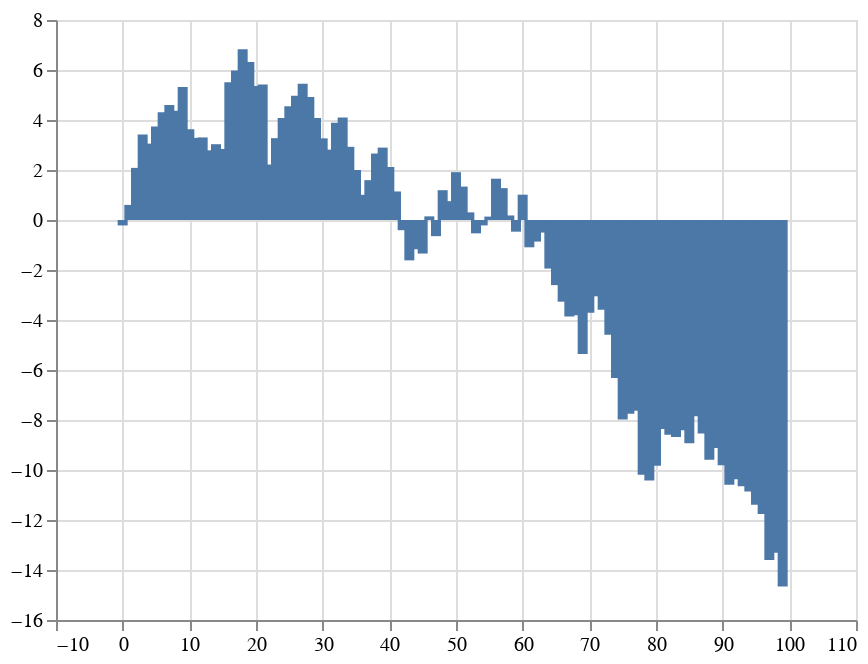

The cell this chart's notebook holds for it:
### Code cell
data.plot(kind='bar')

### Figure 1 — Vega-Lite specification as saved in the notebook (floating-point values rounded to 4 significant figures)
{"$schema": "https://vega.github.io/schema/vega-lite/v3.4.0.json", "config": {"mark": {"tooltip": null}, "view": {"height": 300, "width": 400}}, "data": {"name": "data-9e8a1deb68113a0fc52e584514228101"}, "datasets": {"data-9e8a1deb68113a0fc52e584514228101": [{"index": 0, "value": -0.2177}, {"index": 1, "value": 0.6038}, {"index": 2, "value": 2.085}, {"index": 3, "value": 3.417}, {"index": 4, "value": 3.055}, {"index": 5, "value": 3.741}, {"index": 6, "value": 4.314}, {"index": 7, "value": 4.602}, {"index": 8, "value": 4.367}, {"index": 9, "value": 5.32}, {"index": 10, "value": 3.63}, {"index": 11, "value": 3.285}, {"index": 12, "value": 3.302}, {"index": 13, "value": 2.787}, {"index": 14, "value": 3.032}, {"index": 15, "value": 2.843}, {"index": 16, "value": 5.515}, {"index": 17, "value": 5.98}, {"index": 18, "value": 6.825}, {"index": 19, "value": 6.322}, {"index": 20, "value": 5.359}, {"index": 21, "value": 5.424}, {"index": 22, "value": 2.219}, {"index": 23, "value": 3.273}, {"index": 24, "value": 4.081}, {"index": 25, "value": 4.555}, {"index": 26, "value": 4.966}, {"index": 27, "value": 5.453}, {"index": 28, "value": 4.917}, {"index": 29, "value": 4.078}, {"index": 30, "value": 3.266}, {"index": 31, "value": 2.815}, {"index": 32, "value": 3.886}, {"index": 33, "value": 4.103}, {"index": 34, "value": 2.927}, {"index": 35, "value": 2.001}, {"index": 36, "value": 1.007}, {"index": 37, "value": 1.594}, {"index": 38, "value": 2.658}, {"index": 39, "value": 2.896}, {"index": 40, "value": 2.121}, {"index": 41, "value": 1.141}, {"index": 42, "value": -0.408}, {"index": 43, "value": -1.615}, {"index": 44, "value": -1.17}, {"index": 45, "value": -1.343}, {"index": 46, "value": 0.1461}, {"index": 47, "value": -0.6464}, {"index": 48, "value": 1.193}, {"index": 49, "value": 0.7532}, {"index": 50, "value": 1.913}, {"index": 51, "value": 1.336}, {"index": 52, "value": 0.3051}, {"index": 53, "value": -0.5338}, {"index": 54, "value": -0.2169}, {"index": 55, "value": 0.1364}, {"index": 56, "value": 1.652}, {"index": 57, "value": 1.274}, {"index": 58, "value": 0.1816}, {"index": 59, "value": -0.4668}, {"index": 60, "value": 1.013}, {"index": 61, "value": -1.092}, {"index": 62, "value": -0.8634}, {"index": 63, "value": -0.5028}, {"index": 64, "value": -1.943}, {"index": 65, "value": -2.605}, {"index": 66, "value": -3.267}, {"index": 67, "value": -3.863}, {"index": 68, "value": -3.811}, {"index": 69, "value": -5.364}, {"index": 70, "value": -3.71}, {"index": 71, "value": -3.053}, {"index": 72, "value": -3.592}, {"index": 73, "value": -4.588}, {"index": 74, "value": -6.321}, {"index": 75, "value": -7.981}, {"index": 76, "value": -7.746}, {"index": 77, "value": -7.63}, {"index": 78, "value": -10.19}, {"index": 79, "value": -10.42}, {"index": 80, "value": -9.83}, {"index": 81, "value": -8.358}, {"index": 82, "value": -8.593}, {"index": 83, "value": -8.677}, {"index": 84, "value": -8.414}, {"index": 85, "value": -8.931}, {"index": 86, "value": -7.848}, {"index": 87, "value": -8.537}, {"index": 88, "value": -9.594}, {"index": 89, "value": -9.116}, {"index": 90, "value": -9.809}, {"index": 91, "value": -10.59}, {"index": 92, "value": -10.37}, {"index": 93, "value": -10.65}, {"index": 94, "value": -10.86}, {"index": 95, "value": -11.39}, {"index": 96, "value": -11.76}, {"index": 97, "value": -13.6}, {"index": 98, "value": -13.31}, {"index": 99, "value": -14.66}]}, "encoding": {"tooltip": [{"field": "index", "type": "quantitative"}, {"field": "value", "type": "quantitative"}], "x": {"field": "index", "title": null, "type": "quantitative"}, "y": {"field": "value", "title": null, "type": "quantitative"}}, "mark": "bar", "selection": {"selector002": {"bind": "scales", "encodings": ["x", "y"], "type": "interval"}}}
